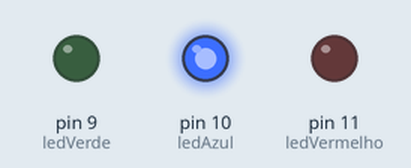
The sketch below on a simulated Arduino Uno, built with avr-gcc and run on an emulated ATmega328P. Parts: output pins drawn as LEDs (lit = HIGH).

Above: at 0.2 s.
At 1.2 s:
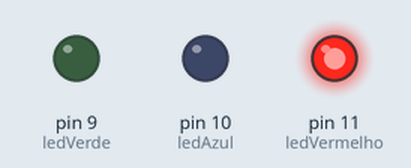
At 2.2 s:
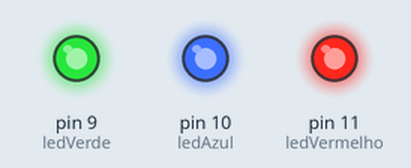
At 3.7 s:
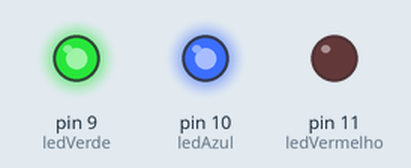
At 5.2 s:
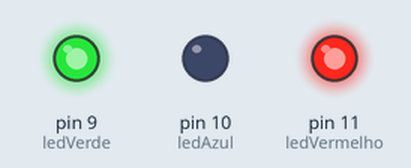
At 7.0 s:
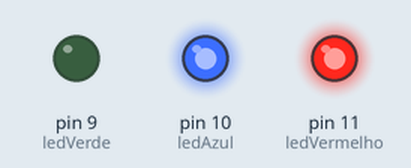
Timing chart, 0 to 9.8 s (numbered marks = the images above):
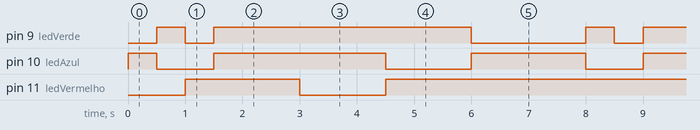

Measured:
- by itself, pin 9 (ledVerde): repeats every 7.5 s: LOW 0.50 s, HIGH 4.5 s, LOW 2.0 s, HIGH 0.50 s
- by itself, pin 10 (ledAzul): repeats every 7.5 s: LOW 1.0 s, HIGH 3.0 s, LOW 1.5 s, HIGH 2.0 s
- by itself, pin 11 (ledVermelho): repeats every 7.5 s: LOW 1.5 s, HIGH 6.0 s

The sketch:

led.ino
```cpp
const int ledAzul = 10;      //refere-se ao pino digital 8.
const int ledVerde = 9;     //refere-se ao pino digital 9.
const int ledVermelho = 11; //refere-se ao pino digital 10.

//Método setup, executado uma vez ao ligar o Arduino.
void setup() {
  //Definindo os pinos digitais (8, 9, 10) como de saída.
  pinMode(ledAzul,OUTPUT);
  pinMode(ledVerde,OUTPUT);
  pinMode(ledVermelho,OUTPUT);
}

//Método loop, executado enquanto o Arduino estiver ligado.
void loop() {
  //Acendendo cada cor individualmente.
  digitalWrite(ledAzul,HIGH);
  delay(500);
  digitalWrite(ledAzul,LOW);

  digitalWrite(ledVerde,HIGH);
  delay(500);
  digitalWrite(ledVerde,LOW);

  digitalWrite(ledVermelho,HIGH);
  delay(500);
  digitalWrite(ledVermelho,LOW);

  //Misturando as cores do led para obter cores diferentes.
  digitalWrite(ledAzul,HIGH);
  digitalWrite(ledVerde,HIGH);
  digitalWrite(ledVermelho,HIGH);
  delay(1500);
  digitalWrite(ledAzul,HIGH);
  digitalWrite(ledVerde,HIGH);
  digitalWrite(ledVermelho,LOW);
  delay(1500);
  digitalWrite(ledAzul,LOW);
  digitalWrite(ledVerde,HIGH);
  digitalWrite(ledVermelho,HIGH);
  delay(1500);
  digitalWrite(ledAzul,HIGH);
  digitalWrite(ledVerde,LOW);
  digitalWrite(ledVermelho,HIGH);
  delay(1500);
}
```
